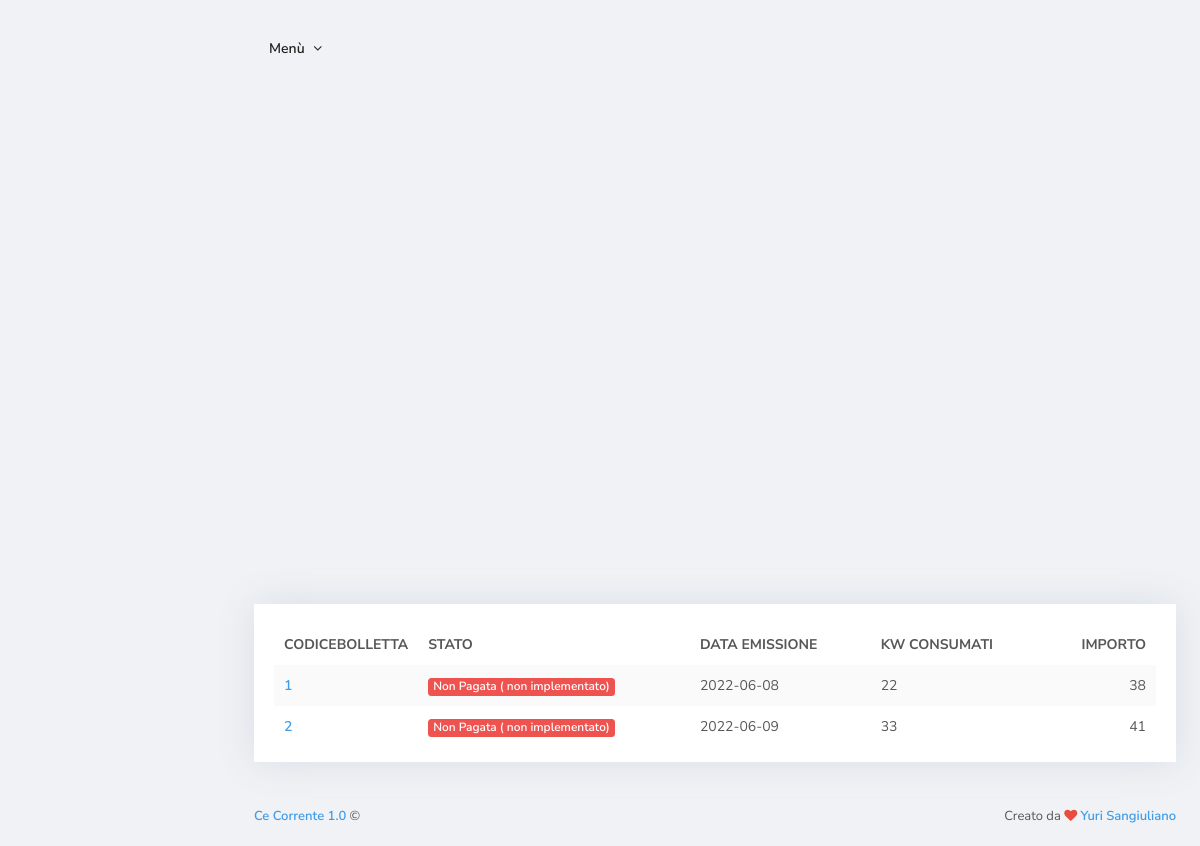
Page /src/HomePageCliente.php (signed in) on the committed database.
### tables this page shows
CREATE TABLE `bolletta` (
  `CodiceBolletta` int(11) NOT NULL,
  `DataEmissione` date NOT NULL,
  `DataScadenza` date NOT NULL,
  `KWConsumati` double NOT NULL,
  `Importo` decimal(10,0) NOT NULL,
  `CodC` int(11) NOT NULL
);

### src/assets/php/sessioni.php (called while the page is built, shortened)
<?php
if(isset($_SESSION['MatricolaD']))
{
    $matricolaD=$_SESSION['MatricolaD'];
    $tipo=$_SESSION['TipoUser'];
}
elseif(!isset($_SESSION['CodiceCliente']))
{
   header("Location: index.php");
}
elseif (isset($_SESSION['CodiceCliente']))
{
   $CodiceCliente=$_SESSION['CodiceCliente'];
}
?>

### src/HomePageCliente.php (the view, shortened to what this page needs)
<?php require 'inc/_global/views/head_start.php'; ?>
<?php require 'assets/php/sessioni.php'; ?>
<?php require 'inc/_global/views/head_end.php'; ?>
<?php require 'inc/_global/views/page_start.php'; ?>
<div class="content">
<div class="block block-fx-shadow">
    <div class="block-content">
      <table class="table table-borderless table-striped">
        <thead>
          <tr>
            <th style="width: 100px;">CodiceBolletta</th>
            <th>Stato</th>
            <th class="d-none d-sm-table-cell">Data Emissione</th>
            <th class="d-none d-sm-table-cell">Kw Consumati</th>
            <th class="text-right">Importo</th>
          </tr>
        </thead>
        <tbody>
<?php
            $sql = "SELECT bolletta.CodiceBolletta,bolletta.DataEmissione,bolletta.KWConsumati,bolletta.Importo FROM `bolletta` INNER JOIN contratto ON  bolletta.CodC=contratto.CodC AND contratto.CodCliente='$CodiceCliente'";
$risultato = mysqli_query($connessione,$sql);
while($riga=mysqli_fetch_array($risultato))
{
    $id=$riga['CodiceBolletta'];
    echo "
         <tr>
                <td>
                <a class='font-w600' href='StampaFattura.php?id=$id'>".$riga['CodiceBolletta']."</a>
                </td>
                <td>
                    <span class='badge badge-danger'>Non Pagata ( non implementato)</span>
                </td>
                <td class='d-none d-sm-table-cell'>".$riga['DataEmissione']."</td>
                <td class='d-none d-sm-table-cell'>".$riga['KWConsumati']."</td>
                 <td class='text-right'>".$riga['Importo']."</td>
          </tr>";
}
            ?>
        </tbody>
      </table>
    </div>
  </div>
<?php require 'inc/_global/views/page_end.php'; ?>
<?php require 'inc/_global/views/footer_end.php'; ?>

### rows in the picture
bolletta: CodiceBolletta "1", DataEmissione "2022-06-08", KWConsumati "22", Importo "38"
bolletta: CodiceBolletta "2", DataEmissione "2022-06-09", KWConsumati "33", Importo "41"

### other values in the picture
$cb->name "Ce Corrente"
$cb->version "1.0"
